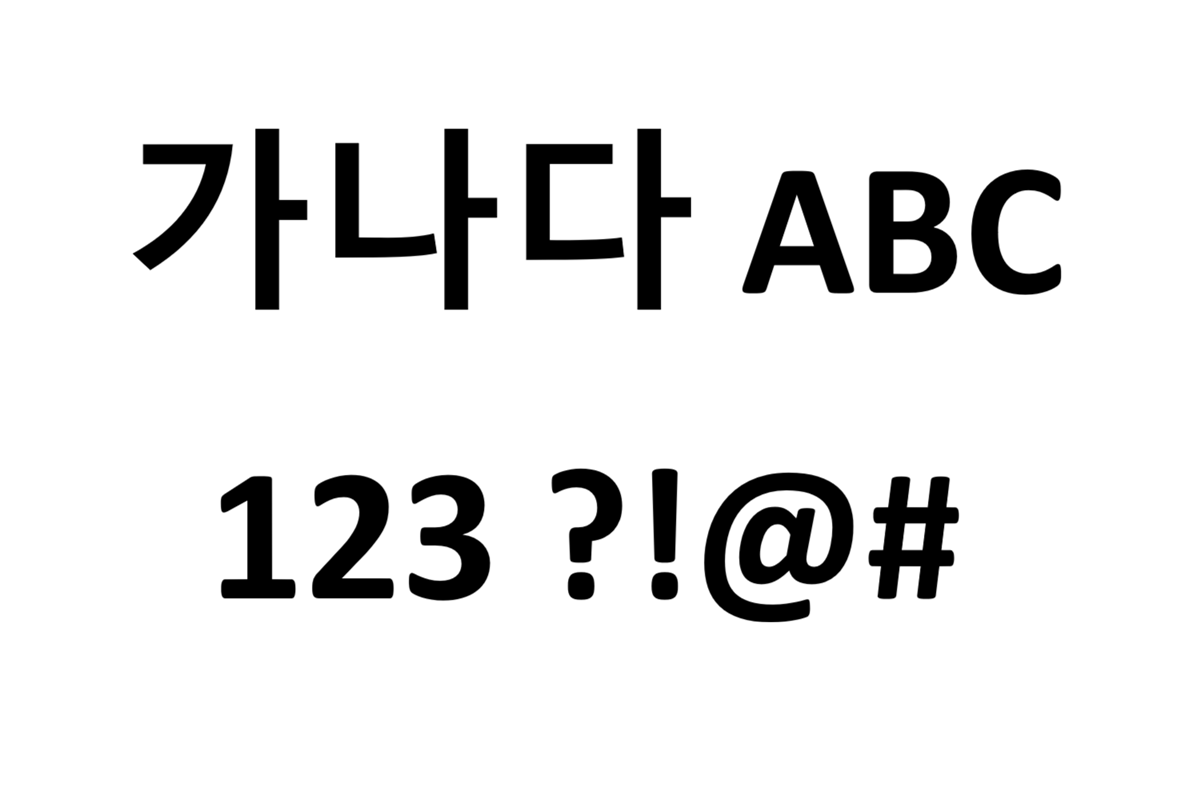
#> input picture input4x.png, 1200 x 800 px
$ python MSAA4x.py
#> lines starting #> are read from the running program, lines starting #| are printed output that depends on the picture; after the words box and inside, x2 and y2 are one past the last pixel; in counts of white or black regions, pixels touching at a corner belong together
import numpy as np
from PIL import Image

cal = 0
img = Image.open('input4x.png').convert("L")
arr = np.array(img)
matrix = np.where(arr < 128, 255, 0).astype(np.uint8)
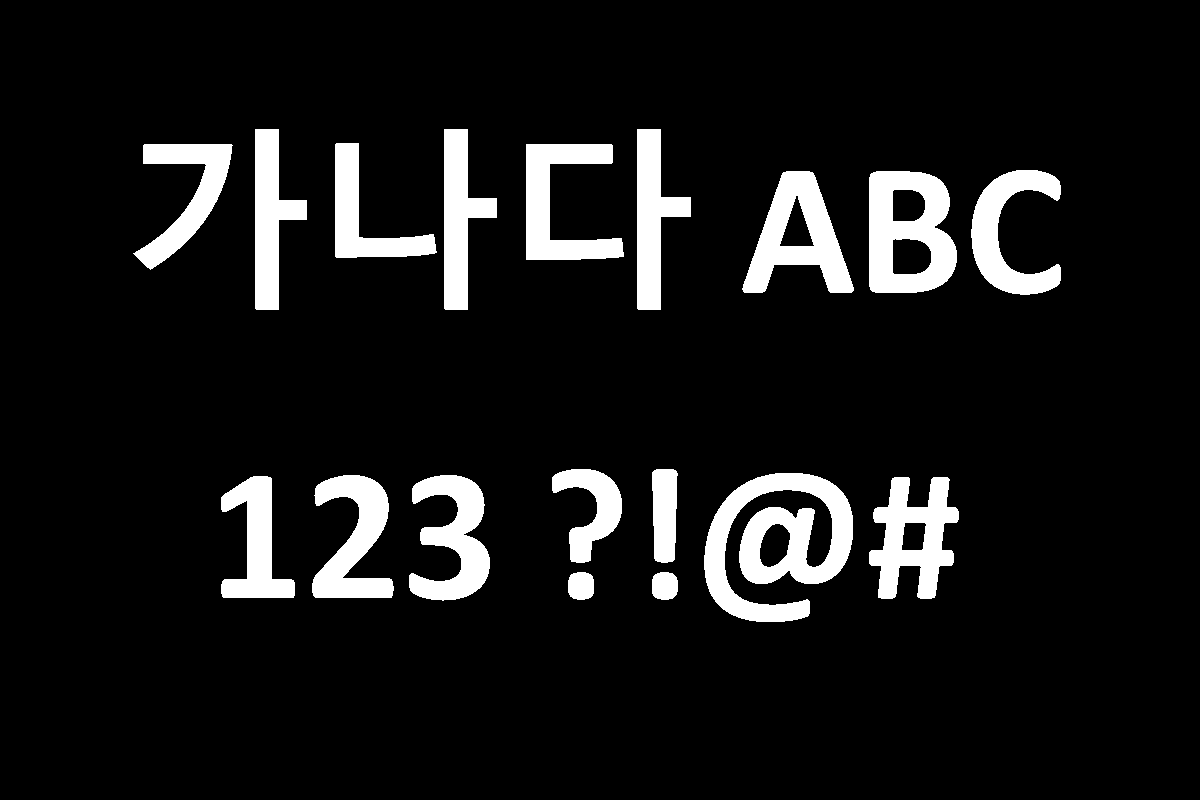
#> matrix: shape (800, 1200); 9.1% white; 18 white regions, largest, box (x1, y1, x2, y2) and area: (704, 473, 853, 622) 11366, (869, 171, 957, 293) 7373, (742, 171, 854, 293) 6463
drawarr = []
matrix = matrix.astype(np.int32)
for y in range(200):
    row = []
    for x in range(300):
        if (matrix[y*4][x*4] == matrix[y*4][x*4+1] == matrix[y*4][x*4+2] == matrix[y*4][x*4+3] ==
            matrix[y*4+1][x*4] == matrix[y*4+1][x*4+1] == matrix[y*4+1][x*4+2] == matrix[y*4+1][x*4+3] ==
            matrix[y*4+2][x*4] == matrix[y*4+2][x*4+1] == matrix[y*4+2][x*4+2] == matrix[y*4+2][x*4+3] ==
            matrix[y*4+3][x*4] == matrix[y*4+3][x*4+1] == matrix[y*4+3][x*4+2] == matrix[y*4+3][x*4+3]):
            row.append(255-matrix[y*4][x*4])
            cal += 1
            continue
        total = (
            matrix[y*4][x*4] + matrix[y*4][x*4+1] + matrix[y*4][x*4+2] + matrix[y*4][x*4+3] +
            matrix[y*4+1][x*4] + matrix[y*4+1][x*4+1] + matrix[y*4+1][x*4+2] + matrix[y*4+1][x*4+3] +
            matrix[y*4+2][x*4] + matrix[y*4+2][x*4+1] + matrix[y*4+2][x*4+2] + matrix[y*4+2][x*4+3] +
            matrix[y*4+3][x*4] + matrix[y*4+3][x*4+1] + matrix[y*4+3][x*4+2] + matrix[y*4+3][x*4+3]
        )
        row.append(255-(total // 16))
        cal += 16
    drawarr.append(row)
#> after the loop, cal = 87210; drawarr = 200 items
drawarr = np.array(drawarr, dtype=np.uint8)
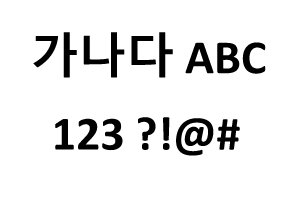
#> drawarr: shape (200, 300); min 0, max 255, mean 231.8
newimg = Image.fromarray(drawarr, mode='L')
newimg.save('MSAA4x_output.png')
print(cal)
#| 87210
newimg.show()
